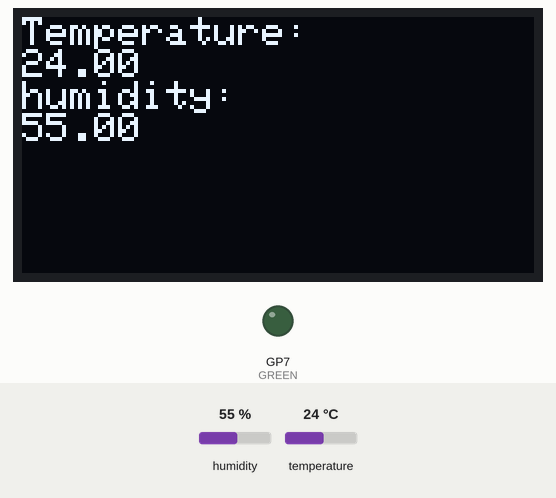
A sketch run on a simulated Raspberry Pi Pico W. On the bench: 128×64 one-colour display, output pins drawn as LEDs (lit = HIGH). The inputs (shaded band) are chosen by the test bench; at power-on: humidity 55 %, temperature 24 °C. What the sketch prints to the serial monitor is not drawn.

Above: at 5.8 s.
5.9 s: humidity set to 22 %
At 8.6 s:
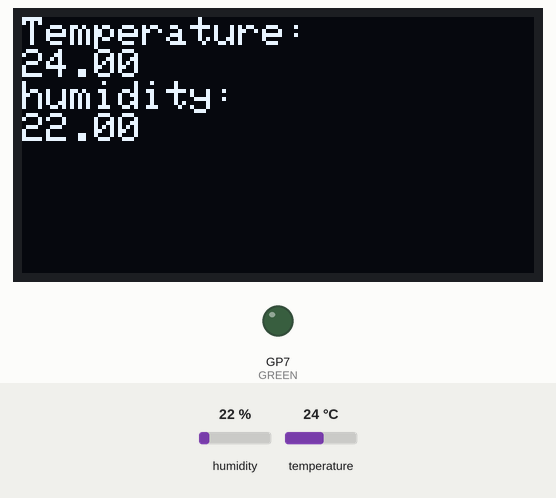
10.2 s: temperature set to 12 °C
At 12.0 s:
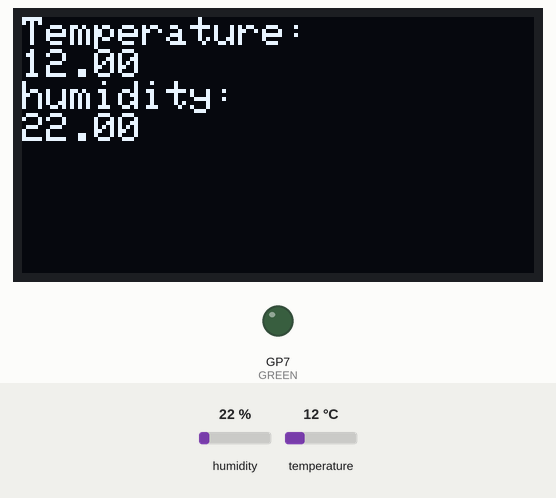
14.5 s: humidity set to 40 %
At 17.6 s:
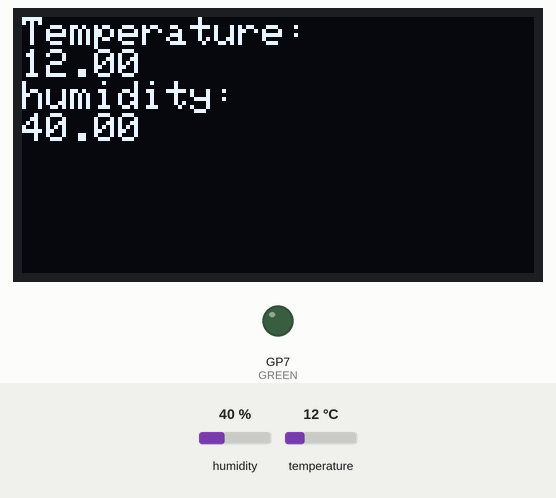
18.8 s: temperature set to 19 °C
Timing chart, 0 to 21.8 s (numbered marks = the images above; inputs shaded):
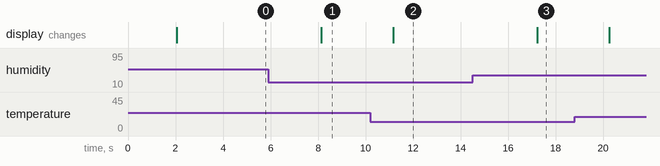

The sketch:

sketch.ino
```cpp
#include <Wire.h>
#include <Adafruit_GFX.h>
#include <Adafruit_SSD1306.h>
#include <DHT.h>

#define SCREEN_WIDTH 128
#define SCREEN_HEIGHT 64
#define OLED_RESET -1
Adafruit_SSD1306 display(SCREEN_WIDTH, SCREEN_HEIGHT, &Wire, OLED_RESET);

#define DHTPIN 2
#define DHTTYPE DHT22
DHT dht(DHTPIN, DHTTYPE);

#define BUZZER 28
#define RED 6
#define GREEN 7
#define BLUE 8

void setup() {
  pinMode(BUZZER, OUTPUT);
  pinMode(RED, OUTPUT);
  pinMode(GREEN, OUTPUT);
  pinMode(BLUE, OUTPUT);

  Serial.begin(9600);
  dht.begin();
  Serial.println("test");

  if(!display.begin(SSD1306_SWITCHCAPVCC, 0x3C)) {
    Serial.println(F("SSD1306 allocation failed"));
    for(;;);
  }

  display.clearDisplay();
  display.setTextSize(1);
  display.setTextColor(SSD1306_WHITE);
}

void loop() {
  delay(2000);

  float humidity = dht.readHumidity();
  float temperatureC = dht.readTemperature();
  float temperatureF = dht.readTemperature(true);

  if (isnan(humidity) || isnan(temperatureC) || isnan(temperatureF)) {
    Serial.println("Failed to read from DHT sensor!");
    return;
  }

  float heatIndexF = dht.computeHeatIndex(temperatureF, humidity);
  float heatIndexC = dht.computeHeatIndex(temperatureC, humidity, false);
  display.setCursor(0,0);
  display.println("Temperature: ");
  display.println(temperatureC);
  display.println("humidity: ");
  display.print(humidity);
  display.display();
  if(temperatureC >= 35){
    pinMode(BUZZER, HIGH);
    pinMode(RED, LOW);
    pinMode(GREEN, LOW);
    pinMode(BLUE, HIGH);
    delay(500);
    pinMode(BUZZER, LOW);
    pinMode(RED, LOW);
    pinMode(GREEN, LOW);
    pinMode(BLUE, LOW);
    delay(500);
  } else if (temperatureC >= 45) {
    pinMode(BUZZER, HIGH);
    pinMode(RED, HIGH);
    pinMode(GREEN, LOW);
    pinMode(BLUE, LOW);
    delay(500);
    pinMode(BUZZER, LOW);
    pinMode(RED, LOW);
    pinMode(GREEN, LOW);
    pinMode(BLUE, LOW);
    delay(500);
  } else {
    pinMode(BUZZER, LOW);
    pinMode(RED, LOW);
    pinMode(GREEN, HIGH);
    pinMode(BLUE, LOW);
    delay(500);
    pinMode(BUZZER, LOW);
    pinMode(RED, LOW);
    pinMode(GREEN, LOW);
    pinMode(BLUE, LOW);
    delay(500);
  }

  display.clearDisplay();
}
```

Measured:
- after the input at 5.9 s, the display: first differs from a run without the input after 2.2 s (image 1)
- after the input at 10.2 s, the display: first differs from a run without the input after 0.95 s (image 2)
- after the input at 14.5 s, the display: first differs from a run without the input after 2.7 s (image 3)
